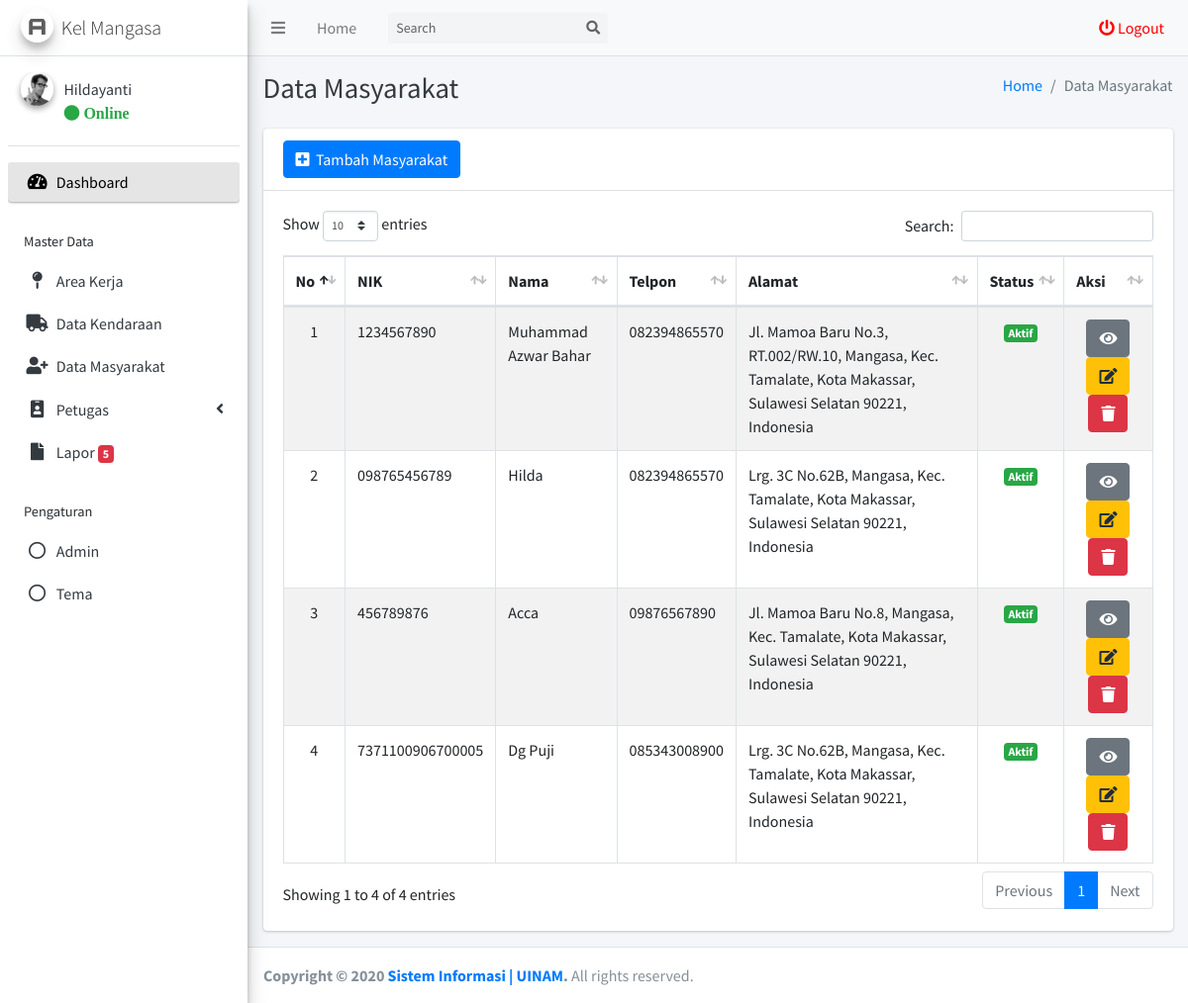
/kelurahan/admin/masyarakat/data.php (signed in), run on the app's committed database.
### tables this page shows
CREATE TABLE `tb_akun_kelurahan` (
  `id_akun_kelurahan` int(11) NOT NULL,
  `nama_akun_kelurahan` varchar(255) NOT NULL,
  `username_akun_kelurahan` varchar(255) NOT NULL,
  `password_akun_kelurahan` varchar(255) NOT NULL,
  `foto_akun_kelurahan` varchar(255) NOT NULL,
  `kelurahan_akun_kelurahan` varchar(255) NOT NULL,
  `status_akun_kelurahan` varchar(255) NOT NULL
);

CREATE TABLE `tb_masyarakat` (
  `id_masyarakat` int(11) NOT NULL,
  `nik_masyarakat` varchar(255) NOT NULL,
  `nama_masyarakat` varchar(255) NOT NULL,
  `alamat_masyarakat` varchar(255) NOT NULL,
  `area_masyarakat` varchar(255) NOT NULL,
  `telpon_masyarakat` varchar(255) NOT NULL,
  `usia_masyarakat` varchar(255) NOT NULL,
  `kelurahan_masyarakat` varchar(255) NOT NULL,
  `latitude_masyarakat` varchar(255) NOT NULL,
  `longitude_masyarakat` varchar(255) NOT NULL,
  `password_masyarakat` varchar(255) NOT NULL,
  `foto_masyarakat` varchar(255) NOT NULL,
  `status_masyarakat` varchar(255) NOT NULL,
  `pembayaran_masyarakat` varchar(255) NOT NULL,
  `status_marker` varchar(255) NOT NULL
);

### kelurahan/admin/masyarakat/data.php (the view, shortened to what this page needs)
<?php
require_once '../template/header/header.php';
$masyarakat = mysqli_query($conn, "SELECT * FROM tb_masyarakat WHERE kelurahan_masyarakat = '$kelurahan_header'");
?>
  <div class="content-wrapper">
    <div class="content-header">
      <div class="container-fluid">
        <div class="row mb-2">
          <div class="col-sm-6">
            <h1 class="m-0 text-dark">Data Masyarakat</h1>
          </div>
          <div class="col-sm-6">
            <ol class="breadcrumb float-sm-right">
              <li class="breadcrumb-item"><a href="../">Home</a></li>
              <li class="breadcrumb-item active">Data Masyarakat</li>
            </ol>
          </div>
        </div>
      </div>
    </div>
    <section class="content">
      <div class="container-fluid">
        <div class="row">
          <div class="col-12">
            <div class="card">
              <div class="card-header">
                <a href="tambah.php" type="button" class="btn btn-primary"><i class="fa fa-plus-square"></i>&nbsp Tambah Masyarakat</a>
              </div>
              <div class="card-body">
                <table id="example1" class="table table-bordered table-striped">
                  <thead>
                  <tr>
                    <th>No</th>
                    <th>NIK</th>
                    <th>Nama</th>
                    <th>Telpon</th>
                    <th>Alamat</th>
                    <th>Status</th>
                    <th>Aksi</th>
                  </tr>
                  </thead>
                  <tbody>
                  <?php $i = 1; foreach($masyarakat as $dta) { ?>
                  <tr>
                    <td style="text-align:center"><?= $i ?></td>
                    <td><?= $dta['nik_masyarakat'] ?></td>
                    <td><?= $dta['nama_masyarakat'] ?></td>
                    <td><?= $dta['telpon_masyarakat'] ?></td>
                    <td><?= $dta['alamat_masyarakat'] ?></td>
                    <?php
                      if ($dta['status_masyarakat'] == "Aktif"){
                        echo "<td style='text-align:center'><span class='badge bg-success'>Aktif</span></td>";
                      } else if ($dta['status_masyarakat'] == "Non Aktif"){
                        echo "<td style='text-align:center'><span class='badge bg-danger'>Non Aktif</span></td>";
                      }
                    ?>
                    <td style="text-align:center">
                        <a href="detail.php?id_masyarakat=<?= $dta['id_masyarakat'] ?>" type="button" class="btn btn-secondary"><i class="fa fa-eye"></i></a>
                        <a href="edit.php?id_masyarakat=<?= $dta['id_masyarakat'] ?>" type="button" class="btn btn-warning"><i class="fa fa-edit"></i></a>
                        <a href="#" type="button" class="btn btn-danger" data-toggle="modal" data-target="#modal-danger<?= $dta['id_masyarakat'] ?>" ><i class="fa fa-trash"></i></a>
                    </td>
                  </tr>
                  <?php $i = $i + 1; } ?>
                  </tbody>
                </table>
              </div>
            </div>
          </div>
        </div>
      </div>
    </section>
  </div>
<?php
require '../template/footer/footer.php';
?>

### kelurahan/admin/template/header/header.php (shortened to what this page needs)
<?php
require('../../../koneksi.php');
$get_id_session = $_SESSION['get_id_kelurahan'];
$query_header_akun = mysqli_query($conn, "SELECT * FROM tb_akun_kelurahan WHERE id_akun_kelurahan = '$get_id_session'");
$get_data_akun = mysqli_fetch_assoc($query_header_akun);
$nama_header = $get_data_akun['nama_akun_kelurahan'];
$kelurahan_header = $get_data_akun['kelurahan_akun_kelurahan'];
?>
<!DOCTYPE html>
<html>
<head>
  <link rel="stylesheet" href="../../../assets/plugins/fontawesome-free/css/all.min.css">
  <link rel="stylesheet" href="../../../assets/plugins/ekko-lightbox/ekko-lightbox.css">
  <link rel="stylesheet" href="https://code.ionicframework.com/ionicons/2.0.1/css/ionicons.min.css">
  <link rel="stylesheet" href="../../../assets/plugins/tempusdominus-bootstrap-4/css/tempusdominus-bootstrap-4.min.css">
  <link rel="stylesheet" href="../../../assets/plugins/datatables-bs4/css/dataTables.bootstrap4.min.css">
  <link rel="stylesheet" href="../../../assets/plugins/datatables-responsive/css/responsive.bootstrap4.min.css">
  <link href="https://cdn.jsdelivr.net/gh/gitbrent/bootstrap-switch-button@1.1.0/css/bootstrap-switch-button.min.css" rel="stylesheet">
  <link rel="stylesheet" href="../../../assets/dist/css/adminlte.min.css">
  <link rel="stylesheet" href="../../../assets/plugins/overlayScrollbars/css/OverlayScrollbars.min.css">
</head>
<body class="hold-transition sidebar-mini layout-fixed">
<div class="wrapper">
  <nav class="main-header navbar navbar-expand navbar-grey navbar-light">
    <ul class="navbar-nav">
      <li class="nav-item">
        <a class="nav-link" data-widget="pushmenu" href="#" role="button"><i class="fas fa-bars"></i></a>
      </li>
      <li class="nav-item d-none d-sm-inline-block">
        <a href="../index.php" class="nav-link">Home</a>
      </li>
    </ul>
    <form class="form-inline ml-3">
      <div class="input-group input-group-sm">
        <input class="form-control form-control-navbar" type="search" placeholder="Search" aria-label="Search">
        <div class="input-group-append">
          <button class="btn btn-navbar" type="submit">
            <i class="fas fa-search"></i>
          </button>
        </div>
      </div>
    </form>
    <ul class="navbar-nav ml-auto">
      <li class="nav-item">
        <a style="color: red;" class="nav-link" data-toggle="modal" data-target="#modal-default"  href="" role="button">
          <i class="fas fa fa-power-off" style="color: red;"></i> Logout
        </a>
      </li>
    </ul>
  </nav>
  <aside class="main-sidebar sidebar-light-grey elevation-3">
    <a href="../index.php" class="brand-link">
      <img src="../../../assets/dist/img/AdminLTELogo.png" alt="Logo Kabupaten Soppeng" class="brand-image img-circle elevation-3"
           style="opacity: .8">
      <span class="brand-text font-weight-light">Kel <?= $kelurahan_header ?></span>
    </a>
    <div class="sidebar">
      <div class="user-panel mt-3 pb-3 mb-3 d-flex">
        <div class="image">
          <img src="../../../assets/dist/img/user2-160x160.jpg" class="img-circle elevation-2" alt="User Image">
        </div>
        <div class="info">
          <a href="#" class="d-block"><?= $nama_header ?></a>
          <a href="#"<i class="fa fa-circle text-success"></i> Online</a>
        </div>
      </div>
      <nav class="mt-2">
        <ul class="nav nav-pills nav-sidebar flex-column" data-widget="treeview" role="menu" data-accordion="false">
          <li class="nav-item has-treeview menu-open">
            <a href="../" class="nav-link active">
              <i class="nav-icon fas fa-tachometer-alt"></i>
              <p>
                Dashboard
              </p>
            </a>
          </li>
          <li class="nav-header">Master Data</li>
          <li class="nav-item">
            <a href="../area/data.php" class="nav-link">
              <i class="nav-icon fa fa-map-pin"></i>
              <p>
                Area Kerja
              </p>
            </a>
          </li>
          <li class="nav-item">
            <a href="../kendaraan/data.php" class="nav-link">
              <i class="nav-icon fa fa-truck"></i>
              <p>
                Data Kendaraan
              </p>
            </a>
          </li>
          <li class="nav-item">
            <a href="../masyarakat/data.php" class="nav-link">
              <i class="nav-icon fa fa-user-plus"></i>
              <p>
                Data Masyarakat
              </p>
            </a>
          </li>
          <li class="nav-item">
            <a href="" class="nav-link">
              <i class="nav-icon fa fa-id-badge"></i>
              <p>
                Petugas
                <i class="fas fa-angle-left right"></i>
              </p>
            </a>
          </li>
          <li class="nav-item">
          <?php
            $laporan = mysqli_query($conn, "SELECT * FROM tb_laporan WHERE kelurahan_laporan = '$get_data_akun[kelurahan_akun_kelurahan]' AND staus_laporan = 'New'");
            $row_laporan = mysqli_num_rows($laporan);
            $row_laporan_final = $row_laporan;
          ?>
            <a href="#" class="nav-link">
              <i class="far fa fa-file nav-icon"></i>
              <p>
                Lapor
                <span class="badge badge-danger"><?= $row_laporan_final ?></span>
              </p>
            </a>
          </li>
          <li class="nav-header">Pengaturan</li>
          <li class="nav-item">
            <a href="../user/data.php" class="nav-link">
              <i class="far fa-circle nav-icon"></i>
              <p>
                Admin
              </p>
            </a>
          </li>
          <li class="nav-item">
            <a class="nav-link" data-widget="control-sidebar" data-slide="true" href="#" role="button">
              <i class="far fa-circle nav-icon"></i>
              <p>
                Tema
              </p>
            </a>
          </li>
          <li class="nav-header"></li>
        </ul>
      </nav>
    </div>
  </aside>

### data on the page
tb_akun_kelurahan: kelurahan_akun_kelurahan "Mangasa", nama_akun_kelurahan "Hildayanti"
tb_masyarakat: nik_masyarakat "1234567890", nama_masyarakat "Muhammad Azwar Bahar", telpon_masyarakat "082394865570", alamat_masyarakat "Jl. Mamoa Baru No.3, RT.002/RW.10, Mangasa, Kec. Tamalate, Kota Makassar, Sulawesi Selatan 90221, Indonesia", status_masyarakat "Aktif"
tb_masyarakat: nik_masyarakat "098765456789", nama_masyarakat "Hilda", telpon_masyarakat "082394865570", alamat_masyarakat "Lrg. 3C No.62B, Mangasa, Kec. Tamalate, Kota Makassar, Sulawesi Selatan 90221, Indonesia", status_masyarakat "Aktif"
tb_masyarakat: nik_masyarakat "456789876", nama_masyarakat "Acca", telpon_masyarakat "09876567890", alamat_masyarakat "Jl. Mamoa Baru No.8, Mangasa, Kec. Tamalate, Kota Makassar, Sulawesi Selatan 90221, Indonesia", status_masyarakat "Aktif"
tb_masyarakat: nik_masyarakat "7371100906700005", nama_masyarakat "Dg Puji", telpon_masyarakat "085343008900", alamat_masyarakat "Lrg. 3C No.62B, Mangasa, Kec. Tamalate, Kota Makassar, Sulawesi Selatan 90221, Indonesia", status_masyarakat "Aktif"

### other printed values
$row_laporan_final "5"
